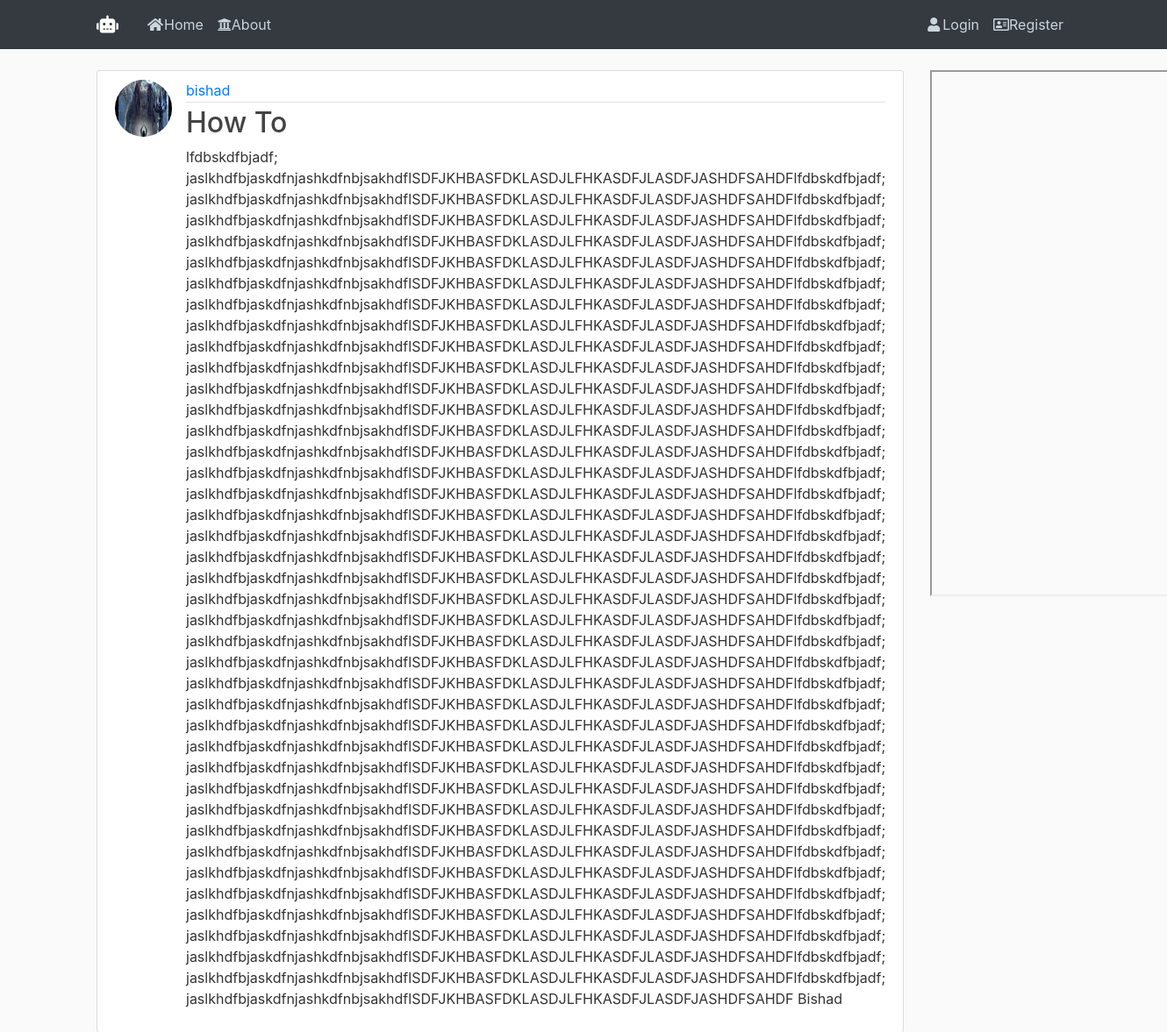
Screenshot of /post/7/ with the database file from the repository.
### blog/models.py (models this page shows, shortened)
class Post(models.Model):
    title=models.CharField(max_length=100)
    content=models.TextField()
    date_posted=models.DateField(default=timezone.now)
    author= models.ForeignKey(User,on_delete=models.CASCADE)

### users/models.py (models this page shows, shortened)
class Profile(models.Model):
    user = models.OneToOneField(User ,on_delete=models.CASCADE)
    image = models.ImageField(default='default.jpg', upload_to='profile_pics')

### blog/views.py (the view)
# urls.py: path('post/<int:pk>/', PostDetailView.as_view(), name='post-detail'),
class PostDetailView(DetailView):
    model = Post

### blog/templates/blog/post_detail.html (shortened to what this page needs)
{% extends "blog/base.html" %}
{% block content %}
<article class="media content-section">
  <img class="rounded-circle article-img" src="{{ object.author.profile.image.url }}"/>
  <div class="media-body">
    <div class="article-metadata">
      <a class="mr-2" href="#">{{ object.author }}</a>
    </div>
    <h2 class="article-title">{{ object.title }}</h2>
    <p class="article-content">{{ object.content }}</p>
  </div>
</article>
{% endblock content %}

### blog/static/blog/main.css (style rules this page uses)
body { background: #fafafa; color: #333333; margin-top: 5rem; }
h1, h2, h3, h4, h5, h6 { color: #444444; }
.content-section { background: #ffffff; padding: 10px 20px; border: 1px solid #dddddd; border-radius: 3px; margin-bottom: 20px; }
.article-title { color: #444444; }
.article-content { white-space: pre-line; }
.article-img { height: 65px; width: 65px; margin-right: 16px; }
.article-metadata { padding-bottom: 1px; margin-bottom: 4px; border-bottom: 1px solid #e3e3e3 }

### rows the page displays
Post: author.profile.image (picture), author "bishad", title "How To", content "lfdbskdfbjadf; jaslkhdfbjaskdfnjashkdfnbjsakhdflSDFJKHBASFDKLASDJLFHKASDFJLASDFJASHDFSAHDFlfdbskdfbjadf; jaslkhdfbjaskdfnjashkdfnbjsakhdflSDFJKHBASFDKLASDJLFHKASDFJLASDFJASHDFSAHDFlfdbskdfbjadf; jaslkhdfbjaskdfnjashkdfnbjsakhdflSDFJKHBASFDKLASDJLFHKASDFJLASDFJASHDFSAHDFlfdbskdfbjadf; jaslkhdfbjaskdfnjashkdfnbjsakhdflSDFJKHBASFDKLASDJLFHKASDFJLASDFJASHDFSAHDFlfdbskdfbjadf; jaslkhdfbjaskdfnjashkdfnbjsakhdflSDFJKHBASFDKLASDJLFHKASDFJLASDFJASHDFSAHDFlfdbskdfbjadf; jaslkhdfbjaskdfnjashkdfnbjsakhdflSDFJKHBASFDKLASDJLFHKASDFJLASDFJASHDFSAHDFlfdbskdfbjadf; jaslkhdfbjaskdfnjashkdfnbjsakhdflSDFJKHBASFDKLASDJLFHKASDFJLASDFJASHDFSAHDFlfdbskdfbjadf;…"
